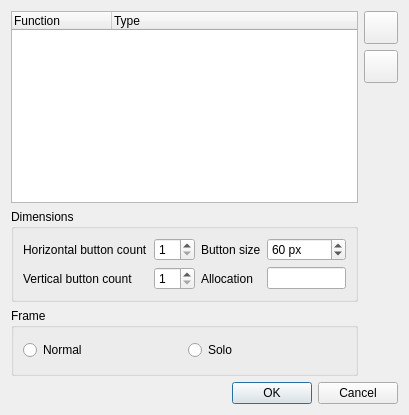
<?xml version="1.0" encoding="UTF-8"?>
<ui version="4.0">
 <class>AddVCButtonMatrix</class>
 <widget class="QDialog" name="AddVCButtonMatrix">
  <property name="geometry">
   <rect>
    <x>0</x>
    <y>0</y>
    <width>409</width>
    <height>415</height>
   </rect>
  </property>
  <property name="windowTitle">
   <string>Add Button Matrix</string>
  </property>
  <layout class="QGridLayout" name="gridLayout_2">
   <item row="0" column="0" rowspan="3">
    <widget class="QTreeWidget" name="m_tree">
     <column>
      <property name="text">
       <string>Function</string>
      </property>
     </column>
     <column>
      <property name="text">
       <string>Type</string>
      </property>
     </column>
    </widget>
   </item>
   <item row="0" column="1">
    <widget class="QToolButton" name="m_addButton">
     <property name="toolTip">
      <string>Add functions to be attached to the buttons in the matrix</string>
     </property>
     <property name="text">
      <string/>
     </property>
     <property name="icon">
      <iconset resource="qlcui.qrc">
       <normaloff>:/edit_add.png</normaloff>:/edit_add.png</iconset>
     </property>
     <property name="iconSize">
      <size>
       <width>26</width>
       <height>26</height>
      </size>
     </property>
    </widget>
   </item>
   <item row="1" column="1">
    <widget class="QToolButton" name="m_removeButton">
     <property name="toolTip">
      <string>Remove selected functions from the list of functions to attach</string>
     </property>
     <property name="text">
      <string/>
     </property>
     <property name="icon">
      <iconset resource="qlcui.qrc">
       <normaloff>:/edit_remove.png</normaloff>:/edit_remove.png</iconset>
     </property>
     <property name="iconSize">
      <size>
       <width>26</width>
       <height>26</height>
      </size>
     </property>
    </widget>
   </item>
   <item row="2" column="1" rowspan="3">
    <spacer name="verticalSpacer">
     <property name="orientation">
      <enum>Qt::Vertical</enum>
     </property>
     <property name="sizeHint" stdset="0">
      <size>
       <width>20</width>
       <height>174</height>
      </size>
     </property>
    </spacer>
   </item>
   <item row="3" column="0">
    <widget class="QGroupBox" name="m_dimensionsGroup">
     <property name="title">
      <string>Dimensions</string>
     </property>
     <layout class="QGridLayout" name="gridLayout">
      <item row="0" column="0">
       <widget class="QLabel" name="label">
        <property name="text">
         <string>Horizontal button count</string>
        </property>
       </widget>
      </item>
      <item row="0" column="1">
       <widget class="QSpinBox" name="m_horizontalSpin">
        <property name="toolTip">
         <string>Number of buttons per horizontal row</string>
        </property>
        <property name="minimum">
         <number>1</number>
        </property>
        <property name="value">
         <number>1</number>
        </property>
       </widget>
      </item>
      <item row="0" column="2">
       <widget class="QLabel" name="label_3">
        <property name="text">
         <string>Button size</string>
        </property>
       </widget>
      </item>
      <item row="0" column="3">
       <widget class="QSpinBox" name="m_sizeSpin">
        <property name="toolTip">
         <string>Created buttons' size</string>
        </property>
        <property name="suffix">
         <string> px</string>
        </property>
        <property name="minimum">
         <number>20</number>
        </property>
        <property name="value">
         <number>60</number>
        </property>
       </widget>
      </item>
      <item row="1" column="0">
       <widget class="QLabel" name="label_2">
        <property name="text">
         <string>Vertical button count</string>
        </property>
       </widget>
      </item>
      <item row="1" column="1">
       <widget class="QSpinBox" name="m_verticalSpin">
        <property name="toolTip">
         <string>Number of buttons per vertical column</string>
        </property>
        <property name="minimum">
         <number>1</number>
        </property>
       </widget>
      </item>
      <item row="1" column="2">
       <widget class="QLabel" name="label_4">
        <property name="text">
         <string>Allocation</string>
        </property>
       </widget>
      </item>
      <item row="1" column="3">
       <widget class="QLineEdit" name="m_allocationEdit">
        <property name="toolTip">
         <string>Functions / Buttons</string>
        </property>
        <property name="readOnly">
         <bool>true</bool>
        </property>
       </widget>
      </item>
     </layout>
    </widget>
   </item>
   <item row="4" column="0">
    <widget class="QGroupBox" name="m_frameGroup">
     <property name="title">
      <string>Frame</string>
     </property>
     <layout class="QHBoxLayout" name="horizontalLayout">
      <item>
       <widget class="QRadioButton" name="m_frameNormalRadio">
        <property name="toolTip">
         <string>Place the buttons inside a normal frame</string>
        </property>
        <property name="text">
         <string>Normal</string>
        </property>
       </widget>
      </item>
      <item>
       <widget class="QRadioButton" name="m_frameSoloRadio">
        <property name="toolTip">
         <string>Place the buttons inside a frame that ensures that only one of them is pressed at a time</string>
        </property>
        <property name="text">
         <string>Solo</string>
        </property>
       </widget>
      </item>
     </layout>
    </widget>
   </item>
   <item row="5" column="0" colspan="2">
    <widget class="QDialogButtonBox" name="m_buttonBox">
     <property name="orientation">
      <enum>Qt::Horizontal</enum>
     </property>
     <property name="standardButtons">
      <set>QDialogButtonBox::Cancel|QDialogButtonBox::Ok</set>
     </property>
    </widget>
   </item>
  </layout>
 </widget>
 <resources>
  <include location="qlcui.qrc"/>
 </resources>
 <connections>
  <connection>
   <sender>m_buttonBox</sender>
   <signal>accepted()</signal>
   <receiver>AddVCButtonMatrix</receiver>
   <slot>accept()</slot>
   <hints>
    <hint type="sourcelabel">
     <x>275</x>
     <y>405</y>
    </hint>
    <hint type="destinationlabel">
     <x>157</x>
     <y>274</y>
    </hint>
   </hints>
  </connection>
  <connection>
   <sender>m_buttonBox</sender>
   <signal>rejected()</signal>
   <receiver>AddVCButtonMatrix</receiver>
   <slot>reject()</slot>
   <hints>
    <hint type="sourcelabel">
     <x>343</x>
     <y>405</y>
    </hint>
    <hint type="destinationlabel">
     <x>286</x>
     <y>274</y>
    </hint>
   </hints>
  </connection>
  <connection>
   <sender>m_addButton</sender>
   <signal>clicked()</signal>
   <receiver>AddVCButtonMatrix</receiver>
   <slot>slotAddClicked()</slot>
   <hints>
    <hint type="sourcelabel">
     <x>370</x>
     <y>24</y>
    </hint>
    <hint type="destinationlabel">
     <x>363</x>
     <y>101</y>
    </hint>
   </hints>
  </connection>
  <connection>
   <sender>m_removeButton</sender>
   <signal>clicked()</signal>
   <receiver>AddVCButtonMatrix</receiver>
   <slot>slotRemoveClicked()</slot>
   <hints>
    <hint type="sourcelabel">
     <x>384</x>
     <y>69</y>
    </hint>
    <hint type="destinationlabel">
     <x>380</x>
     <y>139</y>
    </hint>
   </hints>
  </connection>
  <connection>
   <sender>m_horizontalSpin</sender>
   <signal>valueChanged(int)</signal>
   <receiver>AddVCButtonMatrix</receiver>
   <slot>slotHorizontalChanged()</slot>
   <hints>
    <hint type="sourcelabel">
     <x>178</x>
     <y>241</y>
    </hint>
    <hint type="destinationlabel">
     <x>379</x>
     <y>207</y>
    </hint>
   </hints>
  </connection>
  <connection>
   <sender>m_verticalSpin</sender>
   <signal>valueChanged(int)</signal>
   <receiver>AddVCButtonMatrix</receiver>
   <slot>slotVerticalChanged()</slot>
   <hints>
    <hint type="sourcelabel">
     <x>164</x>
     <y>281</y>
    </hint>
    <hint type="destinationlabel">
     <x>381</x>
     <y>267</y>
    </hint>
   </hints>
  </connection>
  <connection>
   <sender>m_sizeSpin</sender>
   <signal>valueChanged(int)</signal>
   <receiver>AddVCButtonMatrix</receiver>
   <slot>slotButtonSizeChanged()</slot>
   <hints>
    <hint type="sourcelabel">
     <x>307</x>
     <y>242</y>
    </hint>
    <hint type="destinationlabel">
     <x>370</x>
     <y>242</y>
    </hint>
   </hints>
  </connection>
  <connection>
   <sender>m_frameNormalRadio</sender>
   <signal>toggled(bool)</signal>
   <receiver>AddVCButtonMatrix</receiver>
   <slot>slotNormalFrameToggled(bool)</slot>
   <hints>
    <hint type="sourcelabel">
     <x>53</x>
     <y>346</y>
    </hint>
    <hint type="destinationlabel">
     <x>6</x>
     <y>347</y>
    </hint>
   </hints>
  </connection>
 </connections>
 <slots>
  <slot>slotAddClicked()</slot>
  <slot>slotRemoveClicked()</slot>
  <slot>slotHorizontalChanged()</slot>
  <slot>slotVerticalChanged()</slot>
  <slot>slotButtonSizeChanged()</slot>
  <slot>slotNormalFrameToggled(bool)</slot>
 </slots>
</ui>
